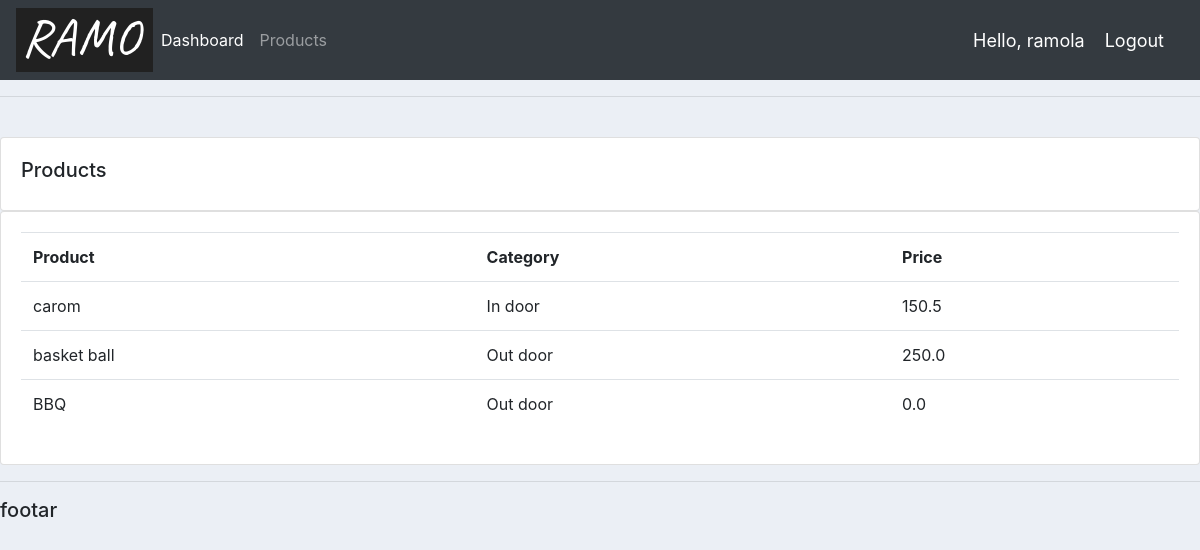
/product/ (signed in), run on the app's committed database.
### accounts/models.py (models this page shows, shortened)
class Product(models.Model):
    CATEGORY=(('In door','In door'),('Out door','Out door'))
    name=models.CharField(max_length=25,null=True)
    price=models.FloatField(null=True)
    category=models.CharField(max_length=25,null=True,choices=CATEGORY)
    description=models.CharField(max_length=25,null=True)
    date_created=models.DateTimeField(auto_now_add=True,null=True)
    tag=models.ManyToManyField(Tag)

### accounts/decorators.py (the view)
		def wrapper_func(request, *args, **kwargs):
			group = None
			if request.user.groups.exists():
				group = request.user.groups.all()[0].name
			if group in allowed_roles:
				return view_func(request, *args, **kwargs)
			else:
				return HttpResponse('You are not authorized to view this page')

### accounts/views.py (called while the page is built)
@login_required(login_url='login')
@allowed_users(allowed_roles=['admin','customer'])
def products(request):
    products = Product.objects.all()
    return render(request, 'accounts/product.html', {'products': products})

### templates/accounts/product.html
{% extends 'accounts/main.html' %}
{% block content %}
<br>
		<div class="row">
			<div class="col-md">
				<div class="card card-body">
					<h5>Products</h5>
				</div>
				<div class="card card-body">
					<table class="table">
						<tr>
							<th>Product</th>
							<th>Category</th>
							<th>Price</th>
						</tr>
                        {% for i in products %}
                            <tr>
                        <td>{{i.name  }}</td>
                            <td>{{i.category  }}</td>
                                <td>{{i.price }}</td>
                        </tr>
                        {% endfor %}
					</table>
				</div>
			</div>
		</div>
{% endblock %}

### templates/accounts/navbar.html (shortened to what this page needs)
{% load static %}
<nav class="navbar navbar-expand-lg navbar-dark bg-dark">
  <img src="{% static 'images/logo.png' %}">
  <div class="collapse navbar-collapse" id="navbarNavAltMarkup">
    <div class="navbar-nav">
      <a class="nav-item nav-link active" href="{% url 'home' %}">Dashboard</a>
      <a class="nav-item nav-link" href="{% url 'product' %}">Products</a>
    </div>
  </div>
    <span class="hello-msg">Hello, {{ request.user }}</span>
    <span><a class="hello-msg" href={% url 'logout' %}>Logout</a></span>
</nav>

### static/css/main.css (style rules this page uses)
body { background-color: #ebeff5; }

### templates/accounts/navbar.html (style rules this page uses)
.hello-msg { font-size: 18px; color: white; margin-right: 20px; }

### data on the page
Product: name "carom", category "In door", price "150.5"
Product: name "basket ball", category "Out door", price "250.0"
Product: name "BBQ", category "Out door", price "0.0"

### other printed values
{{ request.user }} "ramola"
